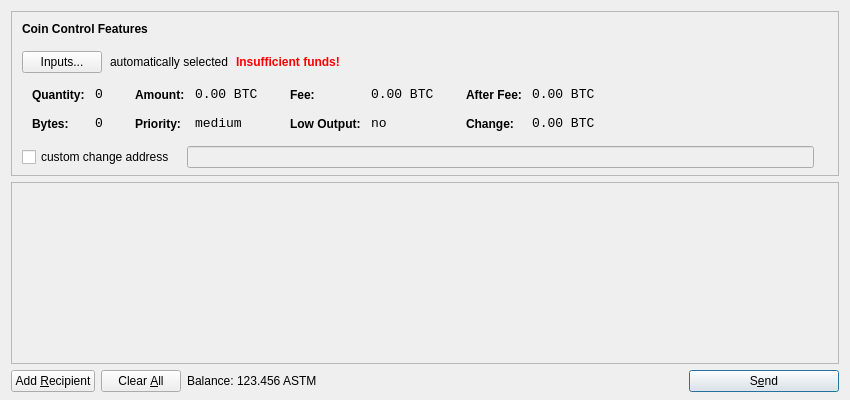
<?xml version="1.0" encoding="UTF-8"?>
<ui version="4.0">
 <class>SendCoinsDialog</class>
 <widget class="QDialog" name="SendCoinsDialog">
  <property name="geometry">
   <rect>
    <x>0</x>
    <y>0</y>
    <width>850</width>
    <height>400</height>
   </rect>
  </property>
  <property name="windowTitle">
   <string>Send Coins</string>
  </property>
  <layout class="QVBoxLayout" name="verticalLayout" stretch="0,1,0">
   <property name="bottomMargin">
    <number>8</number>
   </property>
   <item>
    <widget class="QFrame" name="frameCoinControl">
     <property name="sizePolicy">
      <sizepolicy hsizetype="Expanding" vsizetype="Expanding">
       <horstretch>0</horstretch>
       <verstretch>0</verstretch>
      </sizepolicy>
     </property>
     <property name="maximumSize">
      <size>
       <width>16777215</width>
       <height>16777215</height>
      </size>
     </property>
     <property name="frameShape">
      <enum>QFrame::StyledPanel</enum>
     </property>
     <property name="frameShadow">
      <enum>QFrame::Sunken</enum>
     </property>
     <layout class="QVBoxLayout" name="verticalLayoutCoinControl2">
      <property name="spacing">
       <number>-1</number>
      </property>
      <property name="leftMargin">
       <number>0</number>
      </property>
      <property name="topMargin">
       <number>0</number>
      </property>
      <property name="rightMargin">
       <number>0</number>
      </property>
      <property name="bottomMargin">
       <number>6</number>
      </property>
      <item>
       <layout class="QVBoxLayout" name="verticalLayoutCoinControl" stretch="0,0,0,0,1">
        <property name="spacing">
         <number>0</number>
        </property>
        <property name="leftMargin">
         <number>10</number>
        </property>
        <property name="topMargin">
         <number>10</number>
        </property>
        <item>
         <layout class="QHBoxLayout" name="horizontalLayoutCoinControl1">
          <property name="bottomMargin">
           <number>15</number>
          </property>
          <item>
           <widget class="QLabel" name="labelCoinControlFeatures">
            <property name="sizePolicy">
             <sizepolicy hsizetype="Preferred" vsizetype="Maximum">
              <horstretch>0</horstretch>
              <verstretch>0</verstretch>
             </sizepolicy>
            </property>
            <property name="font">
             <font>
              <weight>75</weight>
              <bold>true</bold>
             </font>
            </property>
            <property name="styleSheet">
             <string notr="true">font-weight:bold;</string>
            </property>
            <property name="text">
             <string>Coin Control Features</string>
            </property>
           </widget>
          </item>
         </layout>
        </item>
        <item>
         <layout class="QHBoxLayout" name="horizontalLayoutCoinControl2" stretch="0,0,0,0">
          <property name="spacing">
           <number>8</number>
          </property>
          <property name="bottomMargin">
           <number>10</number>
          </property>
          <item>
           <widget class="QPushButton" name="pushButtonCoinControl">
            <property name="styleSheet">
             <string notr="true"/>
            </property>
            <property name="text">
             <string>Inputs...</string>
            </property>
           </widget>
          </item>
          <item>
           <widget class="QLabel" name="labelCoinControlAutomaticallySelected">
            <property name="text">
             <string>automatically selected</string>
            </property>
            <property name="margin">
             <number>5</number>
            </property>
           </widget>
          </item>
          <item>
           <widget class="QLabel" name="labelCoinControlInsuffFunds">
            <property name="font">
             <font>
              <weight>75</weight>
              <bold>true</bold>
             </font>
            </property>
            <property name="styleSheet">
             <string notr="true">color:red;font-weight:bold;</string>
            </property>
            <property name="text">
             <string>Insufficient funds!</string>
            </property>
            <property name="margin">
             <number>5</number>
            </property>
           </widget>
          </item>
          <item>
           <spacer name="horizontalSpacerCoinControl">
            <property name="orientation">
             <enum>Qt::Horizontal</enum>
            </property>
            <property name="sizeHint" stdset="0">
             <size>
              <width>40</width>
              <height>1</height>
             </size>
            </property>
           </spacer>
          </item>
         </layout>
        </item>
        <item>
         <widget class="QWidget" name="widgetCoinControl" native="true">
          <property name="sizePolicy">
           <sizepolicy hsizetype="Preferred" vsizetype="Preferred">
            <horstretch>0</horstretch>
            <verstretch>0</verstretch>
           </sizepolicy>
          </property>
          <property name="minimumSize">
           <size>
            <width>0</width>
            <height>0</height>
           </size>
          </property>
          <property name="styleSheet">
           <string notr="true"/>
          </property>
          <layout class="QHBoxLayout" name="horizontalLayoutCoinControl5">
           <property name="margin">
            <number>0</number>
           </property>
           <item>
            <layout class="QHBoxLayout" name="horizontalLayoutCoinControl3" stretch="0,0,0,1">
             <property name="spacing">
              <number>20</number>
             </property>
             <property name="topMargin">
              <number>0</number>
             </property>
             <property name="bottomMargin">
              <number>10</number>
             </property>
             <item>
              <layout class="QFormLayout" name="formLayoutCoinControl1">
               <property name="horizontalSpacing">
                <number>10</number>
               </property>
               <property name="verticalSpacing">
                <number>14</number>
               </property>
               <property name="leftMargin">
                <number>10</number>
               </property>
               <property name="topMargin">
                <number>4</number>
               </property>
               <property name="rightMargin">
                <number>6</number>
               </property>
               <item row="0" column="0">
                <widget class="QLabel" name="labelCoinControlQuantityText">
                 <property name="styleSheet">
                  <string notr="true">font-weight:bold;</string>
                 </property>
                 <property name="text">
                  <string>Quantity:</string>
                 </property>
                 <property name="margin">
                  <number>0</number>
                 </property>
                </widget>
               </item>
               <item row="0" column="1">
                <widget class="QLabel" name="labelCoinControlQuantity">
                 <property name="font">
                  <font>
                   <family>Monospace</family>
                   <pointsize>10</pointsize>
                  </font>
                 </property>
                 <property name="cursor">
                  <cursorShape>IBeamCursor</cursorShape>
                 </property>
                 <property name="contextMenuPolicy">
                  <enum>Qt::ActionsContextMenu</enum>
                 </property>
                 <property name="text">
                  <string notr="true">0</string>
                 </property>
                 <property name="margin">
                  <number>0</number>
                 </property>
                 <property name="textInteractionFlags">
                  <set>Qt::LinksAccessibleByMouse|Qt::TextSelectableByKeyboard|Qt::TextSelectableByMouse</set>
                 </property>
                </widget>
               </item>
               <item row="1" column="0">
                <widget class="QLabel" name="labelCoinControlBytesText">
                 <property name="styleSheet">
                  <string notr="true">font-weight:bold;</string>
                 </property>
                 <property name="text">
                  <string>Bytes:</string>
                 </property>
                </widget>
               </item>
               <item row="1" column="1">
                <widget class="QLabel" name="labelCoinControlBytes">
                 <property name="font">
                  <font>
                   <family>Monospace</family>
                   <pointsize>10</pointsize>
                  </font>
                 </property>
                 <property name="cursor">
                  <cursorShape>IBeamCursor</cursorShape>
                 </property>
                 <property name="contextMenuPolicy">
                  <enum>Qt::ActionsContextMenu</enum>
                 </property>
                 <property name="text">
                  <string notr="true">0</string>
                 </property>
                 <property name="textInteractionFlags">
                  <set>Qt::LinksAccessibleByMouse|Qt::TextSelectableByKeyboard|Qt::TextSelectableByMouse</set>
                 </property>
                </widget>
               </item>
              </layout>
             </item>
             <item>
              <layout class="QFormLayout" name="formLayoutCoinControl2">
               <property name="horizontalSpacing">
                <number>10</number>
               </property>
               <property name="verticalSpacing">
                <number>14</number>
               </property>
               <property name="leftMargin">
                <number>6</number>
               </property>
               <property name="topMargin">
                <number>4</number>
               </property>
               <property name="rightMargin">
                <number>6</number>
               </property>
               <item row="0" column="0">
                <widget class="QLabel" name="labelCoinControlAmountText">
                 <property name="styleSheet">
                  <string notr="true">font-weight:bold;</string>
                 </property>
                 <property name="text">
                  <string>Amount:</string>
                 </property>
                 <property name="margin">
                  <number>0</number>
                 </property>
                </widget>
               </item>
               <item row="0" column="1">
                <widget class="QLabel" name="labelCoinControlAmount">
                 <property name="font">
                  <font>
                   <family>Monospace</family>
                   <pointsize>10</pointsize>
                  </font>
                 </property>
                 <property name="cursor">
                  <cursorShape>IBeamCursor</cursorShape>
                 </property>
                 <property name="contextMenuPolicy">
                  <enum>Qt::ActionsContextMenu</enum>
                 </property>
                 <property name="text">
                  <string notr="true">0.00 BTC</string>
                 </property>
                 <property name="textInteractionFlags">
                  <set>Qt::LinksAccessibleByMouse|Qt::TextSelectableByKeyboard|Qt::TextSelectableByMouse</set>
                 </property>
                </widget>
               </item>
               <item row="1" column="0">
                <widget class="QLabel" name="labelCoinControlPriorityText">
                 <property name="styleSheet">
                  <string notr="true">font-weight:bold;</string>
                 </property>
                 <property name="text">
                  <string>Priority:</string>
                 </property>
                </widget>
               </item>
               <item row="1" column="1">
                <widget class="QLabel" name="labelCoinControlPriority">
                 <property name="font">
                  <font>
                   <family>Monospace</family>
                   <pointsize>10</pointsize>
                  </font>
                 </property>
                 <property name="cursor">
                  <cursorShape>IBeamCursor</cursorShape>
                 </property>
                 <property name="contextMenuPolicy">
                  <enum>Qt::ActionsContextMenu</enum>
                 </property>
                 <property name="text">
                  <string>medium</string>
                 </property>
                 <property name="textInteractionFlags">
                  <set>Qt::LinksAccessibleByMouse|Qt::TextSelectableByKeyboard|Qt::TextSelectableByMouse</set>
                 </property>
                </widget>
               </item>
              </layout>
             </item>
             <item>
              <layout class="QFormLayout" name="formLayoutCoinControl3">
               <property name="horizontalSpacing">
                <number>10</number>
               </property>
               <property name="verticalSpacing">
                <number>14</number>
               </property>
               <property name="leftMargin">
                <number>6</number>
               </property>
               <property name="topMargin">
                <number>4</number>
               </property>
               <property name="rightMargin">
                <number>6</number>
               </property>
               <item row="0" column="0">
                <widget class="QLabel" name="labelCoinControlFeeText">
                 <property name="styleSheet">
                  <string notr="true">font-weight:bold;</string>
                 </property>
                 <property name="text">
                  <string>Fee:</string>
                 </property>
                 <property name="margin">
                  <number>0</number>
                 </property>
                </widget>
               </item>
               <item row="0" column="1">
                <widget class="QLabel" name="labelCoinControlFee">
                 <property name="font">
                  <font>
                   <family>Monospace</family>
                   <pointsize>10</pointsize>
                  </font>
                 </property>
                 <property name="cursor">
                  <cursorShape>IBeamCursor</cursorShape>
                 </property>
                 <property name="contextMenuPolicy">
                  <enum>Qt::ActionsContextMenu</enum>
                 </property>
                 <property name="text">
                  <string notr="true">0.00 BTC</string>
                 </property>
                 <property name="textInteractionFlags">
                  <set>Qt::LinksAccessibleByMouse|Qt::TextSelectableByKeyboard|Qt::TextSelectableByMouse</set>
                 </property>
                </widget>
               </item>
               <item row="1" column="0">
                <widget class="QLabel" name="labelCoinControlLowOutputText">
                 <property name="styleSheet">
                  <string notr="true">font-weight:bold;</string>
                 </property>
                 <property name="text">
                  <string>Low Output:</string>
                 </property>
                </widget>
               </item>
               <item row="1" column="1">
                <widget class="QLabel" name="labelCoinControlLowOutput">
                 <property name="font">
                  <font>
                   <family>Monospace</family>
                   <pointsize>10</pointsize>
                  </font>
                 </property>
                 <property name="cursor">
                  <cursorShape>IBeamCursor</cursorShape>
                 </property>
                 <property name="contextMenuPolicy">
                  <enum>Qt::ActionsContextMenu</enum>
                 </property>
                 <property name="text">
                  <string>no</string>
                 </property>
                 <property name="textInteractionFlags">
                  <set>Qt::LinksAccessibleByMouse|Qt::TextSelectableByKeyboard|Qt::TextSelectableByMouse</set>
                 </property>
                </widget>
               </item>
              </layout>
             </item>
             <item>
              <layout class="QFormLayout" name="formLayoutCoinControl4">
               <property name="horizontalSpacing">
                <number>10</number>
               </property>
               <property name="verticalSpacing">
                <number>14</number>
               </property>
               <property name="leftMargin">
                <number>6</number>
               </property>
               <property name="topMargin">
                <number>4</number>
               </property>
               <property name="rightMargin">
                <number>6</number>
               </property>
               <item row="0" column="0">
                <widget class="QLabel" name="labelCoinControlAfterFeeText">
                 <property name="styleSheet">
                  <string notr="true">font-weight:bold;</string>
                 </property>
                 <property name="text">
                  <string>After Fee:</string>
                 </property>
                 <property name="margin">
                  <number>0</number>
                 </property>
                </widget>
               </item>
               <item row="0" column="1">
                <widget class="QLabel" name="labelCoinControlAfterFee">
                 <property name="font">
                  <font>
                   <family>Monospace</family>
                   <pointsize>10</pointsize>
                  </font>
                 </property>
                 <property name="cursor">
                  <cursorShape>IBeamCursor</cursorShape>
                 </property>
                 <property name="contextMenuPolicy">
                  <enum>Qt::ActionsContextMenu</enum>
                 </property>
                 <property name="text">
                  <string notr="true">0.00 BTC</string>
                 </property>
                 <property name="textInteractionFlags">
                  <set>Qt::LinksAccessibleByMouse|Qt::TextSelectableByKeyboard|Qt::TextSelectableByMouse</set>
                 </property>
                </widget>
               </item>
               <item row="1" column="0">
                <widget class="QLabel" name="labelCoinControlChangeText">
                 <property name="styleSheet">
                  <string notr="true">font-weight:bold;</string>
                 </property>
                 <property name="text">
                  <string>Change:</string>
                 </property>
                </widget>
               </item>
               <item row="1" column="1">
                <widget class="QLabel" name="labelCoinControlChange">
                 <property name="font">
                  <font>
                   <family>Monospace</family>
                   <pointsize>10</pointsize>
                  </font>
                 </property>
                 <property name="cursor">
                  <cursorShape>IBeamCursor</cursorShape>
                 </property>
                 <property name="contextMenuPolicy">
                  <enum>Qt::ActionsContextMenu</enum>
                 </property>
                 <property name="text">
                  <string notr="true">0.00 BTC</string>
                 </property>
                 <property name="textInteractionFlags">
                  <set>Qt::LinksAccessibleByMouse|Qt::TextSelectableByKeyboard|Qt::TextSelectableByMouse</set>
                 </property>
                </widget>
               </item>
              </layout>
             </item>
            </layout>
           </item>
          </layout>
         </widget>
        </item>
        <item>
         <layout class="QHBoxLayout" name="horizontalLayoutCoinControl4" stretch="0,0,0">
          <property name="spacing">
           <number>12</number>
          </property>
          <property name="sizeConstraint">
           <enum>QLayout::SetDefaultConstraint</enum>
          </property>
          <property name="topMargin">
           <number>5</number>
          </property>
          <property name="rightMargin">
           <number>5</number>
          </property>
          <item>
           <widget class="QCheckBox" name="checkBoxCoinControlChange">
            <property name="text">
             <string>custom change address</string>
            </property>
           </widget>
          </item>
          <item>
           <widget class="QLineEdit" name="lineEditCoinControlChange">
            <property name="enabled">
             <bool>false</bool>
            </property>
            <property name="sizePolicy">
             <sizepolicy hsizetype="Expanding" vsizetype="Fixed">
              <horstretch>0</horstretch>
              <verstretch>0</verstretch>
             </sizepolicy>
            </property>
           </widget>
          </item>
          <item>
           <widget class="QLabel" name="labelCoinControlChangeLabel">
            <property name="sizePolicy">
             <sizepolicy hsizetype="Preferred" vsizetype="Expanding">
              <horstretch>0</horstretch>
              <verstretch>0</verstretch>
             </sizepolicy>
            </property>
            <property name="minimumSize">
             <size>
              <width>0</width>
              <height>0</height>
             </size>
            </property>
            <property name="text">
             <string/>
            </property>
            <property name="margin">
             <number>3</number>
            </property>
           </widget>
          </item>
         </layout>
        </item>
        <item>
         <spacer name="verticalSpacerCoinControl">
          <property name="orientation">
           <enum>Qt::Vertical</enum>
          </property>
          <property name="sizeHint" stdset="0">
           <size>
            <width>800</width>
            <height>1</height>
           </size>
          </property>
         </spacer>
        </item>
       </layout>
      </item>
     </layout>
    </widget>
   </item>
   <item>
    <widget class="QScrollArea" name="scrollArea">
     <property name="widgetResizable">
      <bool>true</bool>
     </property>
     <widget class="QWidget" name="scrollAreaWidgetContents">
      <property name="geometry">
       <rect>
        <x>0</x>
        <y>0</y>
        <width>830</width>
        <height>165</height>
       </rect>
      </property>
      <layout class="QVBoxLayout" name="verticalLayout_2">
       <property name="margin">
        <number>0</number>
       </property>
       <item>
        <layout class="QVBoxLayout" name="entries">
         <property name="spacing">
          <number>6</number>
         </property>
        </layout>
       </item>
       <item>
        <spacer name="verticalSpacer">
         <property name="orientation">
          <enum>Qt::Vertical</enum>
         </property>
         <property name="sizeHint" stdset="0">
          <size>
           <width>20</width>
           <height>40</height>
          </size>
         </property>
        </spacer>
       </item>
      </layout>
     </widget>
    </widget>
   </item>
   <item>
    <layout class="QHBoxLayout" name="horizontalLayout">
     <item>
      <widget class="QPushButton" name="addButton">
       <property name="toolTip">
        <string>Send to multiple recipients at once</string>
       </property>
       <property name="text">
        <string>Add &amp;Recipient</string>
       </property>
       <property name="icon">
        <iconset resource="../bitcoin.qrc">
         <normaloff>:/icons/add</normaloff>:/icons/add</iconset>
       </property>
       <property name="autoDefault">
        <bool>false</bool>
       </property>
      </widget>
     </item>
     <item>
      <widget class="QPushButton" name="clearButton">
       <property name="sizePolicy">
        <sizepolicy hsizetype="Minimum" vsizetype="Fixed">
         <horstretch>0</horstretch>
         <verstretch>0</verstretch>
        </sizepolicy>
       </property>
       <property name="toolTip">
        <string>Remove all transaction fields</string>
       </property>
       <property name="text">
        <string>Clear &amp;All</string>
       </property>
       <property name="icon">
        <iconset resource="../bitcoin.qrc">
         <normaloff>:/icons/remove</normaloff>:/icons/remove</iconset>
       </property>
       <property name="autoRepeatDelay">
        <number>300</number>
       </property>
       <property name="autoDefault">
        <bool>false</bool>
       </property>
      </widget>
     </item>
     <item>
      <layout class="QHBoxLayout" name="horizontalLayout_2">
       <property name="spacing">
        <number>3</number>
       </property>
       <item>
        <widget class="QLabel" name="label">
         <property name="text">
          <string>Balance:</string>
         </property>
        </widget>
       </item>
       <item>
        <widget class="QLabel" name="labelBalance">
         <property name="cursor">
          <cursorShape>IBeamCursor</cursorShape>
         </property>
         <property name="text">
          <string>123.456 ASTM</string>
         </property>
         <property name="textInteractionFlags">
          <set>Qt::LinksAccessibleByMouse|Qt::TextSelectableByKeyboard|Qt::TextSelectableByMouse</set>
         </property>
        </widget>
       </item>
      </layout>
     </item>
     <item>
      <spacer name="horizontalSpacer">
       <property name="orientation">
        <enum>Qt::Horizontal</enum>
       </property>
       <property name="sizeHint" stdset="0">
        <size>
         <width>40</width>
         <height>20</height>
        </size>
       </property>
      </spacer>
     </item>
     <item>
      <widget class="QPushButton" name="sendButton">
       <property name="minimumSize">
        <size>
         <width>150</width>
         <height>0</height>
        </size>
       </property>
       <property name="toolTip">
        <string>Confirm the send action</string>
       </property>
       <property name="text">
        <string>S&amp;end</string>
       </property>
       <property name="icon">
        <iconset resource="../bitcoin.qrc">
         <normaloff>:/icons/send</normaloff>:/icons/send</iconset>
       </property>
       <property name="default">
        <bool>true</bool>
       </property>
      </widget>
     </item>
    </layout>
   </item>
  </layout>
 </widget>
 <resources>
  <include location="../bitcoin.qrc"/>
 </resources>
 <connections/>
</ui>
